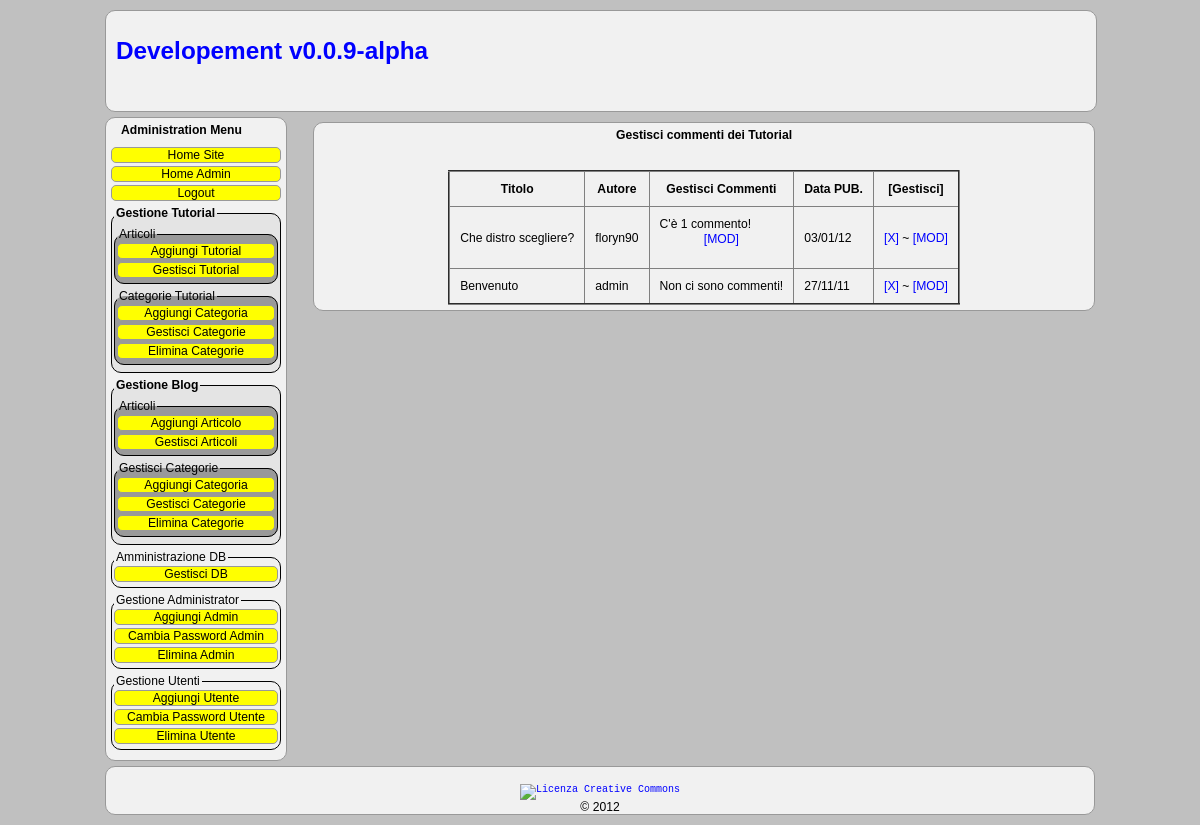
Screenshot of /admin.php?action=manage_tutorial (signed in) with the database file from the repository.
### tables this page shows
CREATE TABLE IF NOT EXISTS `admin_tutorial` (
  `id` int(11) NOT NULL AUTO_INCREMENT,
  `author` text NOT NULL,
  `title` text NOT NULL,
  `post` text NOT NULL,
  `post_date` text NOT NULL,
  `num_read` int(11) NOT NULL,
  `cat_id` int(11) NOT NULL,
  KEY `id` (`id`)
);

### classes/config.php (called while the page is built, shortened)
<?php
$_CONFIG =
array(
    'DB_HOST' => 'localhost',
    'DB_USER' => 'dev123',
    'DB_PASS' => '',
    'DB_NAME' => 'my_dev123'
);
?>

### classes/mysql.class.php (called while the page is built, shortened)
<?php
class MySQL extends Security {
	private $conn   = NULL;
	public function __construct ($db_host, $db_user, $db_pass, $db_name) {
		if (!$this -> conn = @mysql_connect ($db_host, $db_user, $db_pass)) {
			die ("<div class=\"error\">".mysql_error()."</div>");
		}
	}
	public function sendQuery ($query) {
		if (!$this -> result = @mysql_query ($query, $this -> conn)) {
			die ("<div class=\"error\">SQL Error: ".mysql_error()."</div>");
		}else {
			return $this -> result;
		}
	}
}

### classes/admin.class.php (the view, shortened to what this page needs)
<?php
class Admin extends Security  {
	public function __construct () {
    	include(CLASSES_DIR . "config.php");
        include_once(CLASSES_DIR . "mysql.class.php");
		$this->sql = new MySQL ($_CONFIG['DB_HOST'], $_CONFIG['DB_USER'], $_CONFIG['DB_PASS'], $_CONFIG['DB_NAME']);
	}
	public function manage_tutorial() {
		print "\n<table style=\"border-collapse: collapse;\" border=\"2\" align=\"center\" cellpadding=\"10\" cellspacing=\"1\">"
			. "<center><strong>Gestisci commenti dei Tutorial</strong></center><br /><br />"
			. "\n<tbody>"
			. "\n	<tr align=\"center\">"
			. "\n	  <td><b>Titolo</b></td>"
			. "\n	  <td><b>Autore</b></td>"
			. "\n	  <td><b>Gestisci Commenti</b></td>"
			. "\n	  <td><b>Data PUB.</b></td>"
			. "\n	  <td><b>[Gestisci]</b></td>"
			. "\n	</tr>";
		$this->post = $this->sql->sendQuery("SELECT id, author, title, post, post_date FROM ".__PREFIX__."tutorial ORDER by id DESC");
		while($this->article = mysql_fetch_array($this->post)) {
			$this->comment  = $this->sql->sendQuery("SELECT tutorial_id FROM ".__PREFIX__."comments_tutorial WHERE tutorial_id = '".$this->article['id']."'");
			$this->comments = mysql_fetch_row($this->comment);
			$this->manage = ($this->comments < 1) ? "" : " <p align=\"center\"><a href=\"admin.php?action=manage_comments_tutorial&id=".$this->comments[0]."\">[MOD]</a></p>";
			print "\n\t<tr>"
				. "\n	  <td>".$this->article['title']."</td>"
				. "\n	  <td>".$this->article['author']."</td>";
				if(mysql_num_rows($this->comment) == 0)
					print "\n<td>Non ci sono commenti!</td>";
				elseif(mysql_num_rows($this->comment) == 1)
    				print "\n	  <td>C'è ".mysql_num_rows($this->comment)." commento!".$this->manage."</td>";
				else
	    			print "\n	  <td>Ci sono ".mysql_num_rows($this->comment)." commenti!".$this->manage."</td>";
				print "\n	  <td>".$this->article['post_date']."</td>"
				. "\n	  <td><a href=\"admin.php?action=del_post_tutorial&id=".$this->article['id']."&security=".$_SESSION['token']."\">[X]</a> ~ <a href=\"admin.php?action=edit_post_tutorial&id=".$this->article['id']."\">[MOD]</a></td>"
				. "\n	</tr>";
		}
		print " </tbody>\n"
			. "</table>\n";
    }
}
?>

### css/styles.css (style rules this page uses)
html, body { margin : 0; padding : 0; }
body { font : 76% arial, sans-serif; background-color: #c0c0c0; }
p { margin : 0 10px 10px; }
a { text-decoration : none; color : blue; margin-bottom: 5px; }
a:link, a:active { text-decoration:none; color:blue; }
#content p { line-height : 1.4; }

### rows the page displays
admin_tutorial: title "Che distro scegliere?", author "floryn90", mysql_num_rows($this->comment) "1", post_date "03/01/12"
admin_tutorial: title "Benvenuto", author "admin", shows "Non ci sono commenti!", post_date "27/11/11"

### other values shown
_TITLE_SITE_ "Developement v0.0.9-alpha"
